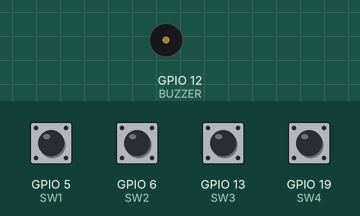
The program below on a simulated Raspberry Pi (BCM pin numbers). On the bench: buzzer (waves = sounding). Inputs (shaded band) come from the test bench; at power-on: GPIO 5 (SW1), GPIO 6 (SW2), GPIO 13 (SW3), GPIO 19 (SW4) LOW.

Above: at 1.2 s.
1.3 s: GPIO 5 (SW1) pulled HIGH for 0.15 s
At 1.7 s:
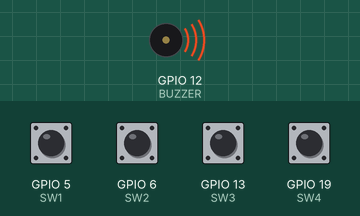
Timing chart, 0 to 4.3 s (numbered marks = the images above; inputs shaded):
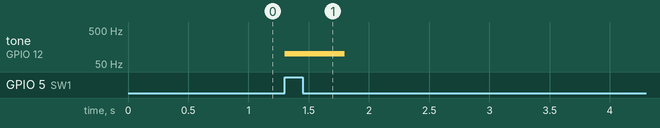

Measured:
- after the input at 1.3 s, tone on GPIO 12 (BUZZER): silent → 100 Hz at once, → silent 0.50 s later

The program:

GPIOAS2_4.py
```python
import RPi.GPIO as GPIO
import time

SW1 = 5
SW2 = 6
SW3 = 13
SW4 = 19

BUZZER = 12

GPIO.setwarnings(False)
GPIO.setmode(GPIO.BCM)

GPIO.setup(SW1, GPIO.IN, pull_up_down=GPIO.PUD_DOWN)
GPIO.setup(SW2, GPIO.IN, pull_up_down=GPIO.PUD_DOWN)
GPIO.setup(SW3, GPIO.IN, pull_up_down=GPIO.PUD_DOWN)
GPIO.setup(SW4, GPIO.IN, pull_up_down=GPIO.PUD_DOWN)

GPIO.setup(BUZZER, GPIO.OUT)
p = GPIO.PWM(BUZZER, 100)


try:
    while True:
        sw1Value = GPIO.input(SW1)
        sw2Value = GPIO.input(SW2)
        sw3Value = GPIO.input(SW3)
        sw4Value = GPIO.input(SW4)

        if sw1Value == 1:  # 버튼이 눌리면
            p.start(50)   # 50% 듀티 사이클
            p.ChangeFrequency(100)
            time.sleep(0.5)  # 0.1초 동안 소리 유지
            p.stop() # 소리 멈춤
            time.sleep(1)

        if sw2Value == 1:  # 버튼이 눌리면
            p.start(50)   # 50% 듀티 사이클
            p.ChangeFrequency(200)
            time.sleep(0.5)  # 0.1초 동안 소리 유지
            p.stop() # 소리 멈춤
            time.sleep(1)

        if sw3Value == 1:  # 버튼이 눌리면
            p.start(50)   # 50% 듀티 사이클
            p.ChangeFrequency(300)
            time.sleep(0.5)  # 0.1초 동안 소리 유지
            p.stop() # 소리 멈춤
            time.sleep(1)

        if sw4Value == 1:  # 버튼이 눌리면
            p.start(50)   # 50% 듀티 사이클
            p.ChangeFrequency(400)
            time.sleep(0.5)  # 0.1초 동안 소리 유지
            p.stop() # 소리 멈춤
            time.sleep(1)


except KeyboardInterrupt:
    pass

GPIO.cleanup()
```
